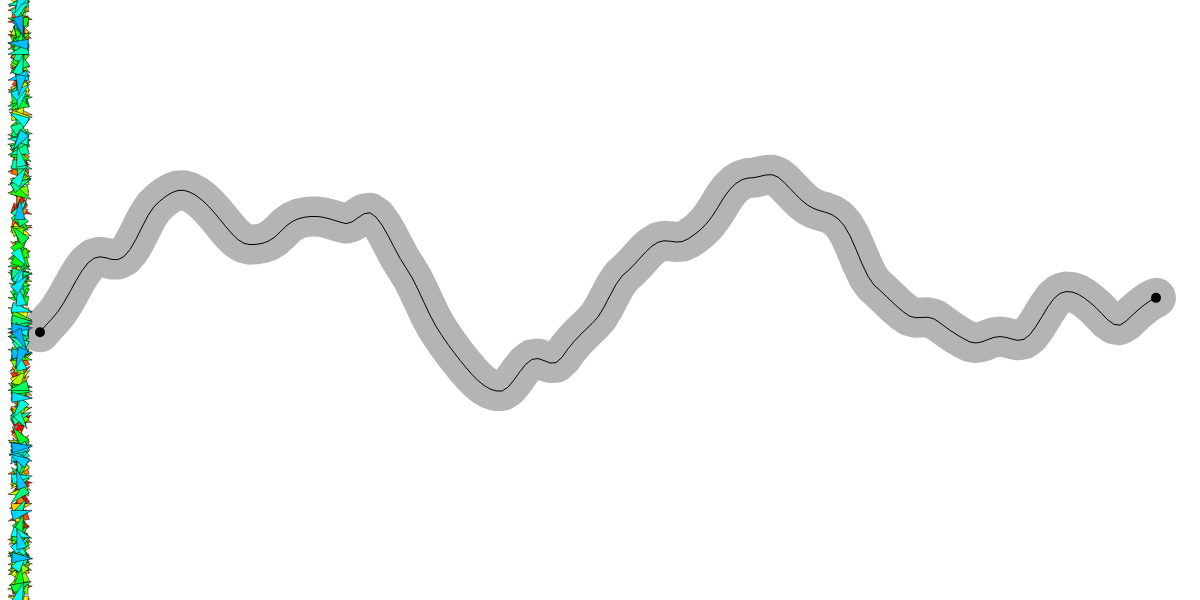
Frame 1 (no input)
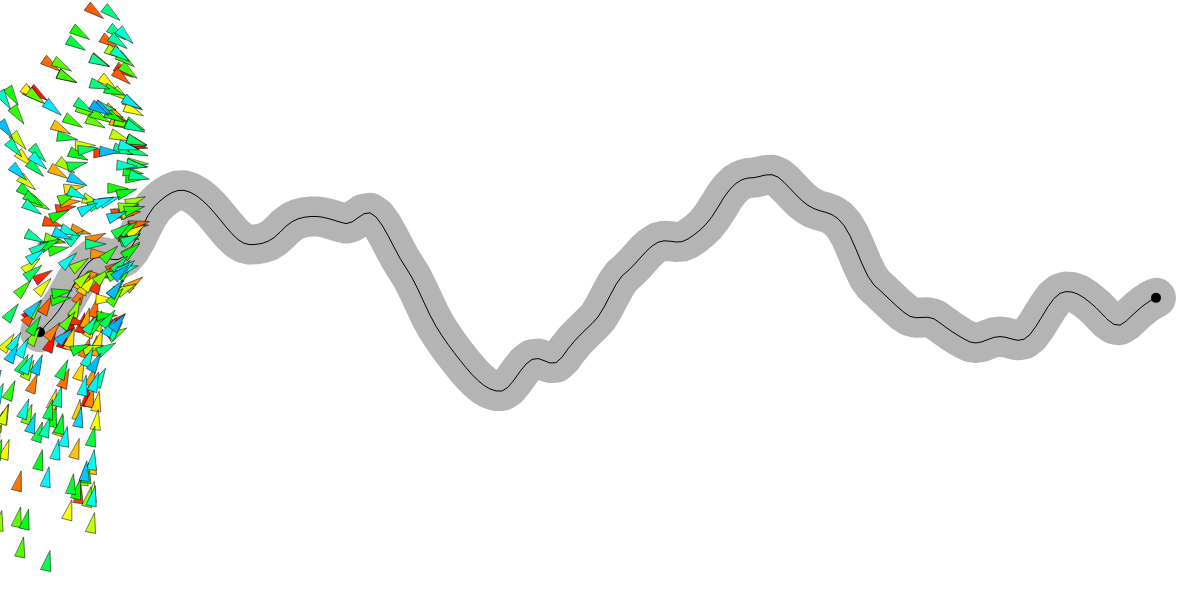
Frame 60 (no input)
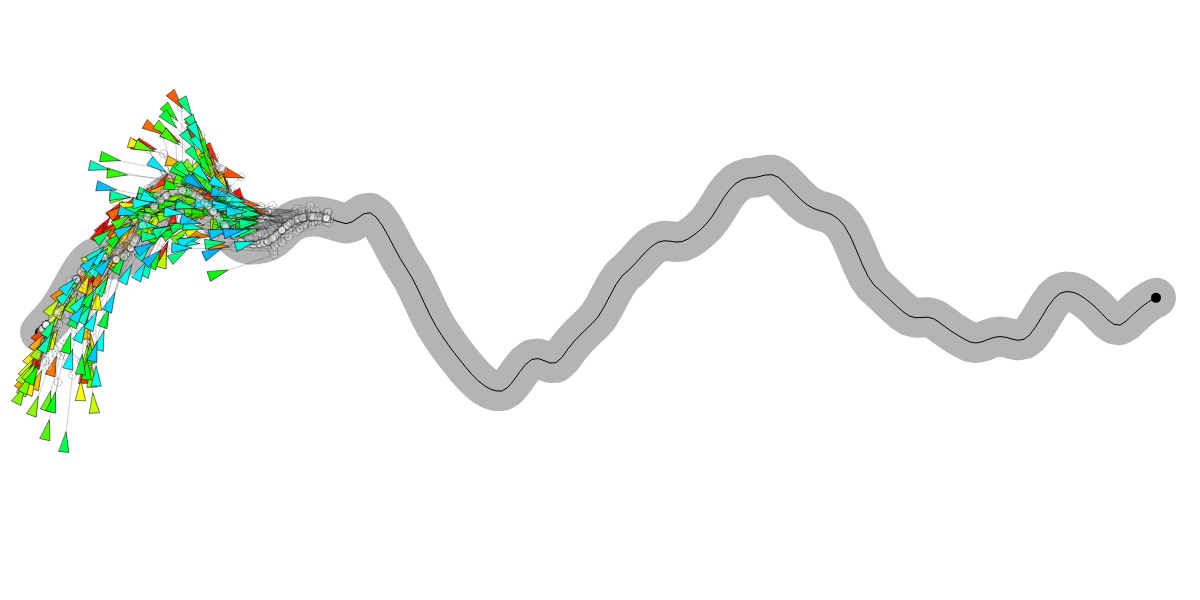
Frame 120 (the mouse pressed at the canvas centre since frame 60)

The p5.js sketch that drew these frames (run headless with seeded random() and noise() and a simulated clock; from frame 60 on, the mouse is pressed at the canvas centre):

// p5.js sketch
// ── sketch.js
//Path Following Agents
//Miguel Rodríguez
//26-09-2024

p5.disableFriendlyErrors = true
const WIDTH = 1200
const HEIGHT = 600

let path
let nPath = 200
let agents = []
let nAgents = 300

function setup(){
    createCanvas(WIDTH, HEIGHT)
    for(let i = 0; i < nAgents; i++) agents.push(new Agent(map(i, 0, nAgents, 0, 100)))

    path = new Path()
    for(let i = 40; i <= WIDTH-40; i += WIDTH/nPath) path.addPoint(i, noise(i/250)*HEIGHT)
    //path.points.reverse()

    strokeJoin(ROUND);
    
}

function draw(){
    background(255)
    path.show()
    for(let a of agents){
        a.update()
        a.show()
    }
}

class Agent{
    constructor(lookAhead){
        this.pos = createVector(20, random(HEIGHT))
        this.vel = p5.Vector.fromAngle(random(360))
        this.maxSpeed = 2
        this.vel.setMag(this.maxSpeed)
        this.acc = createVector(0, 0)
        this.maxForce = 0.1
        this.size = 10

        this.lookAhead = lookAhead

        this.dir = 'right'
    }

    getNormal(future, a, b){
        let vectorA = p5.Vector.sub(future, a)
        let vectorB = p5.Vector.sub(b, a)
        vectorB.normalize()
        vectorB.mult(vectorA.dot(vectorB))
        let normalP = p5.Vector.add(a, vectorB)
        //ellipse(normalP.x, normalP.y, 20)
        return normalP
    }

    update(){
        let future = this.vel.copy()
        future.setMag(this.lookAhead)
        future.add(this.pos)

        let target = null
        let best = Infinity
        let ba, bb

        for(let i = 0; i < path.points.length - 1; i++){
            let a = this.dir == 'right' ? path.points[i] : path.points[i + 1]
            let b = this.dir == 'right' ? path.points[i + 1] : path.points[i]
            let normalP = this.getNormal(future, a, b)
            
            if(this.dir == 'right' && (normalP.x < a.x || normalP.x > b.x)) normalP = path.points[i+1].copy()
            else if(this.dir == 'left' && (normalP.x < b.x || normalP.x > a.x)) normalP = path.points[i].copy()

            let d = dist(future.x, future.y, normalP.x, normalP.y)
            if(d < best){
                ba = a  
                bb = b
                best = d 
                target = normalP.copy()
            }
        }

        if(mouseIsPressed){
            stroke(0, 50)
            fill(255, 50)
            line(this.pos.x, this.pos.y, future.x, future.y)
            ellipse(future.x, future.y, 8)
            line(target.x, target.y, future.x, future.y)
            ellipse(target.x, target.y, 8)
        }
        

        let distance = dist(this.pos.x, this.pos.y, target.x, target.y)
        if(distance > path.radius){
            if(mouseIsPressed) ellipse(target.x, target.y, 8)
            let dir = p5.Vector.sub(bb, ba)
            dir.setMag(55)
            target.add(dir)
            this.seek(target)
            
        }
        this.vel.add(this.acc)
        this.vel.limit(this.maxSpeed)
        this.pos.add(this.vel)
        this.acc.mult(0)

        let goal = this.dir == 'right' ? path.points[path.points.length-1] : path.points[0]
        if(dist(this.pos.x, this.pos.y, goal.x, goal.y) < 20 || dist(target.x, target.y, goal.x, goal.y) < 5){
            this.dir = this.dir == 'right' ? 'left' : 'right'
        }
    }

    applyForce(force){
        this.acc.add(force)
    }

    seek(target){
        let desired = p5.Vector.sub(target, this.pos)
        desired.setMag(this.maxSpeed)
        let steer = p5.Vector.sub(desired, this.speed)
        steer.limit(this.maxForce)
        this.applyForce(steer)
    }

    show(){
        push()
        colorMode(HSB)
        fill(map(this.lookAhead, 0, 100, 0, 200), 100, 100)
        strokeWeight(0.5)
        stroke(0, 100)

        translate(this.pos.x, this.pos.y)
        rotate(this.vel.heading());
        triangle(-this.size, -this.size / 2, -this.size, this.size / 2, this.size, 0)
        pop()
    }
}

class Path{
    constructor(){
        this.radius = 20
        this.points = []
    }

    addPoint(x, y){
        this.points.push(createVector(x, y))
    }

    show(){
        push()
        stroke(180)
        strokeWeight(this.radius * 2)
        noFill()
        beginShape()
        for(let p of this.points) vertex(p.x, p.y)
        endShape()
        stroke(0)
        strokeWeight(1)
        beginShape()
        for(let p of this.points) vertex(p.x, p.y)
        endShape()
        fill(0)
        noStroke()
        ellipse(this.points[0].x, this.points[0].y, 10)
        ellipse(this.points[this.points.length-1].x, this.points[this.points.length-1].y, 10)
        pop()
    }
}
